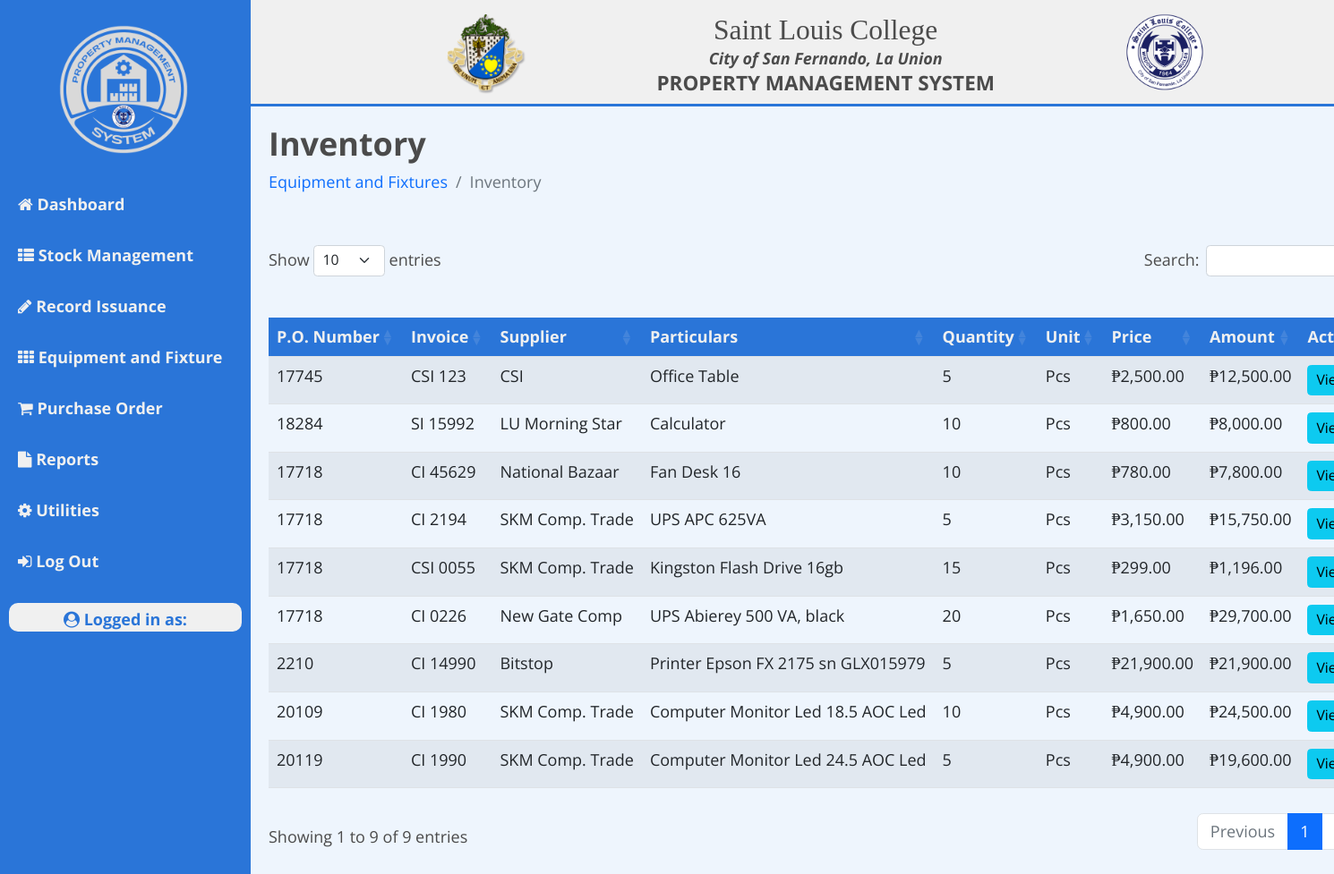
Screenshot of /pmo/equipment-fixtures/inventory/view-inventory.php with the database file from the repository.
### tables this page shows
CREATE TABLE `tbl_inventory` (
  `id` int(11) NOT NULL AUTO_INCREMENT,
  `mr_no` int(255) NOT NULL,
  `invoice` varchar(255) NOT NULL,
  `po` int(255) NOT NULL,
  `particulars` varchar(255) NOT NULL,
  `supplier` varchar(255) NOT NULL,
  `date` date NOT NULL,
  `quantity` int(255) NOT NULL,
  `unit` varchar(255) NOT NULL,
  `price` float NOT NULL,
  `locID` int(255) NOT NULL,
  `locations` varchar(255) NOT NULL DEFAULT 'Not Assigned',
  `recipient` varchar(255) NOT NULL,
  `status` varchar(255) NOT NULL DEFAULT 'OK',
  `date_moved` date DEFAULT NULL,
  PRIMARY KEY (`id`)
);

### pmo/equipment-fixtures/inventory/view-inventory.php (the view, shortened to what this page needs)
<!DOCTYPE html>
<html lang="en">
<?php include '../../../head.php'; ?>
<body>
<?php
require '../../../config.php';
?>
<div class="wrapper">
<?php include '../../pmo-nav.php'; ?>
    <div class="main_content">
    <?php include '../../../navbar.php'; ?>
        <div class="info">
            <div class="page-title">
                <div class="row" style="display: flex;">
                    <div class="col-6 md-6 order-md-1 order-first">
                        <h2>Inventory</h2>
                        <nav aria-label="breadcrumb">
                            <ol class="breadcrumb">
                                <li class="breadcrumb-item text-primary">Equipment and Fixtures</li>
                                <li class="breadcrumb-item active" aria-current="page">Inventory</li>
                            </ol>
                        </nav>
                    </div>
                    <div class="col-6 md-6 order-md-2 order-last">
                    </div>
                </div>
            </div>
            <div class="table-responsive text-nowrap">
                <table id="example" class="table table-striped " style="width:100%;">
                    <thead>
                        <tr>
                            <th>P.O. Number</th>
                            <th>Invoice</th>
                            <th>Supplier</th>
                            <th>Particulars</th>
                            <th>Quantity</th>
                            <th>Unit</th>
                            <th>Price</th>
                            <th>Amount</th>
                            <th>Action</th>
                        </tr>
                    </thead>
                    <tbody>
                    <?php
                        $query = "SELECT *,  SUM(quantity) AS total_qty ,quantity*price AS amount  FROM tbl_inventory GROUP BY particulars";
                        $result = mysqli_query($conn, $query);
                        if(mysqli_num_rows($result) > 0):
                            foreach($result as $inventory){
                    ?>
                        <tr>
                            <td><?= $inventory['po'];?></td>
                            <td><?= $inventory['invoice']; ?></td>
                            <td><?= $inventory['supplier'];?></td>
                            <td><?= $inventory['particulars']; ?></td>
                            <td><?= $inventory['total_qty']; ?></td>
                            <td><?= $inventory['unit']; ?></td>
                            <td>₱<?= number_format((float)$inventory['price'], 2, '.', ','); ?></td>
                            <td>₱<?= number_format((float)$inventory['amount'], 2, '.', ','); ?></td>
                            <td><a href="details.php?ref=<?= $inventory['id']; ?>" class="btn btn-sm btn-info" type="button">View</a></td>
                        </tr>
                    <?php
                        }
                    endif;
                    ?>
                    </tbody>
                </table>
            </div>
        </div>
    </div>
</div>
</body>
</html>

### assets/css/styles.css (style rules this page uses)
* { margin: 0; padding: 0; box-sizing: border-box; list-style: none; font-family: 'Open Sans'; font-size: 18px; }
body { background-color: #eef5fd; }
.wrapper { display: flex; position: relative; }
.wrapper .main_content { width: 100%; margin-left: 280px; }
.wrapper .main_content .info { margin: 20px; color: #4b4b4b; line-height: 25px; }
.wrapper .main_content .info .page-title h2 { font-weight: bolder; }
.wrapper .main_content .info div { margin-bottom: 20px; }
#example thead { background-color: #2a75d8; color: #f0f0f0; }

### rows the page displays
tbl_inventory: po "18284", invoice "SI 15992", supplier "LU Morning Star", particulars "Calculator", total_qty "10", unit "Pcs", price "800.00", amount "8,000.00"
tbl_inventory: po "20109", invoice "CI 1980", supplier "SKM Comp. Trade", particulars "Computer Monitor Led 18.5 AOC Led", total_qty "10", unit "Pcs", price "4,900.00", amount "24,500.00"
tbl_inventory: po "20119", invoice "CI 1990", supplier "SKM Comp. Trade", particulars "Computer Monitor Led 24.5 AOC Led", total_qty "5", unit "Pcs", price "4,900.00", amount "19,600.00"
tbl_inventory: po "17718", invoice "CI 45629", supplier "National Bazaar", particulars "Fan Desk 16", total_qty "10", unit "Pcs", price "780.00", amount "7,800.00"
tbl_inventory: po "17718", invoice "CSI 0055", supplier "SKM Comp. Trade", particulars "Kingston Flash Drive 16gb", total_qty "15", unit "Pcs", price "299.00", amount "1,196.00"
tbl_inventory: po "17745", invoice "CSI 123", supplier "CSI", particulars "Office Table", total_qty "5", unit "Pcs", price "2,500.00", amount "12,500.00"
tbl_inventory: po "2210", invoice "CI 14990", supplier "Bitstop", particulars "Printer Epson FX 2175 sn GLX015979", total_qty "5", unit "Pcs", price "21,900.00", amount "21,900.00"
tbl_inventory: po "17718", invoice "CI 0226", supplier "New Gate Comp", particulars "UPS Abierey 500 VA, black", total_qty "20", unit "Pcs", price "1,650.00", amount "29,700.00"
tbl_inventory: po "17718", invoice "CI 2194", supplier "SKM Comp. Trade", particulars "UPS APC 625VA", total_qty "5", unit "Pcs", price "3,150.00", amount "15,750.00"
